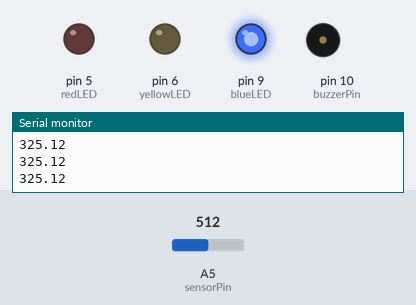
The sketch below on a simulated Arduino Uno, built with avr-gcc and run on an emulated ATmega328P. On the bench: output pins drawn as LEDs (lit = HIGH), buzzer (waves = sounding), the last lines printed to the serial monitor. The test bench sets the inputs (shaded band); at power-on: A5 (sensorPin) = 512.

Above: at 1.2 s.
1.3 s: A5 (sensorPin) set to 203
2.8 s: A5 (sensorPin) set to 180
At 3.4 s:
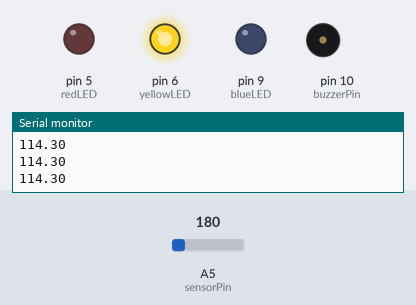
4.3 s: A5 (sensorPin) set to 42
5.8 s: A5 (sensorPin) set to 36
At 6.3 s:
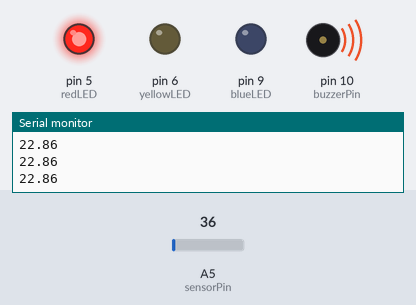
7.3 s: A5 (sensorPin) set to 58
At 7.8 s:
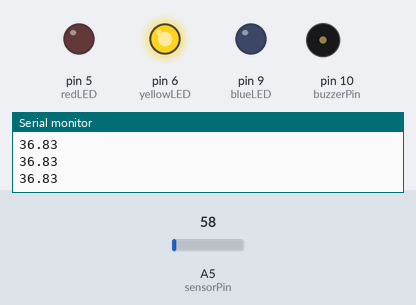
8.8 s: A5 (sensorPin) set to 38
At 9.2 s:
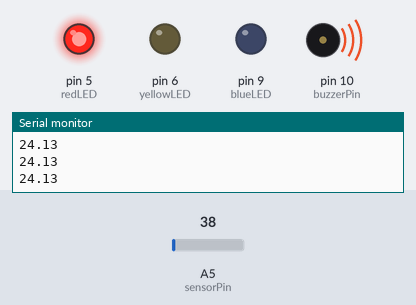
Timing chart, 0 to 11.3 s (numbered marks = the images above; inputs shaded):
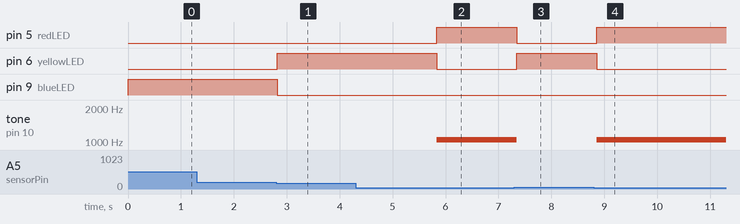

Measured:
- the behaviour switches between 192 and 191 on A5 (sensorPin) (found by bisection; images 0 and 1)
- the behaviour switches between 40 and 39 on A5 (sensorPin) (found by bisection; images 1 and 2)
- after the input at 2.8 s, pin 6 (yellowLED): LOW → HIGH at once; pin 9 (blueLED): HIGH → LOW at once
- after the input at 5.8 s, pin 5 (redLED): LOW → HIGH at once; pin 6 (yellowLED): HIGH → LOW at once; tone on pin 10 (buzzerPin): silent → 1046 Hz at once
- after the input at 7.3 s, pin 5 (redLED): HIGH → LOW at once; pin 6 (yellowLED): LOW → HIGH at once; tone on pin 10 (buzzerPin): 1046 Hz → silent at once
- after the input at 8.8 s, pin 5 (redLED): LOW → HIGH after 0.05 s; pin 6 (yellowLED): HIGH → LOW after 0.05 s; tone on pin 10 (buzzerPin): silent → 1046 Hz after 0.05 s

The sketch:

spacejacket.ino
```cpp
const int sensorPin = A5;
float sensorValue = 0;

float inch= 0;
float cm = 0;

const int C = 1046;


int blueLED  = 9;
int yellowLED = 6;
int redLED = 5;

int buzzerPin = 10;

void setup() {
  // put your setup code here, to run once:
  pinMode(blueLED, OUTPUT);
  pinMode(yellowLED, OUTPUT);
  pinMode(redLED, OUTPUT);
  pinMode(buzzerPin, OUTPUT);
  Serial.begin(4800);
}
void loop() {
  // put your main code here, to run repeatedly:
  sensorValue=analogRead(sensorPin);
//  Serial.println(sensorValue);
  inch = (sensorValue/4);
  cm = inch*2.54;
//  Serial.print(inch);
//  Serial.println("inch");
  Serial.println(cm);
//  Serial.println("cm");


  if (inch < 10){
    //turn on red light
    digitalWrite(redLED, HIGH);
    //turn on buzzer
    tone(buzzerPin, C);
    digitalWrite(blueLED, LOW);
    digitalWrite(yellowLED, LOW);
  }
  if(inch > 10 && inch < 48){
    //turn on yellow light
    digitalWrite(redLED, LOW);
    digitalWrite(blueLED, LOW);
    digitalWrite(yellowLED, HIGH);
     noTone(buzzerPin);
  }
  if(inch > 48){
   //turn on blue light
    digitalWrite(redLED, LOW);
    digitalWrite(blueLED, HIGH);
    digitalWrite(yellowLED, LOW);
    noTone(buzzerPin);
  }

  delay(100);
}
```
